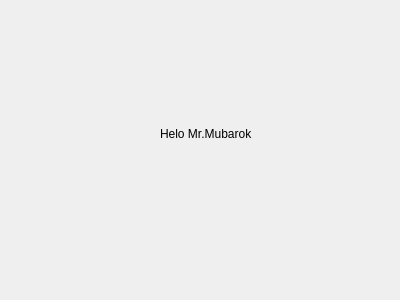
<?xml version="1.0" encoding="UTF-8"?>
<ui version="4.0">
 <class>Form</class>
 <widget class="QWidget" name="Form">
  <property name="geometry">
   <rect>
    <x>0</x>
    <y>0</y>
    <width>400</width>
    <height>300</height>
   </rect>
  </property>
  <property name="windowTitle">
   <string>Form</string>
  </property>
  <widget class="QLabel" name="label">
   <property name="geometry">
    <rect>
     <x>160</x>
     <y>113</y>
     <width>171</width>
     <height>41</height>
    </rect>
   </property>
   <property name="text">
    <string>Helo Mr.Mubarok</string>
   </property>
  </widget>
 </widget>
 <resources/>
 <connections/>
</ui>
